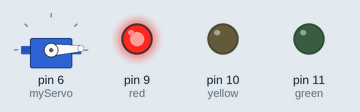
The sketch below on a simulated Arduino Uno, built with avr-gcc and run on an emulated ATmega328P. Parts: servo, output pins drawn as LEDs (lit = HIGH). What the sketch prints to the serial monitor is not drawn.

Above: at 0.05 s.
At 0.5 s:
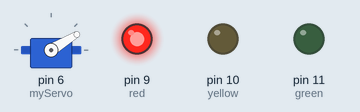
At 0.9 s:
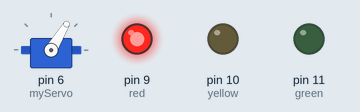
At 1.75 s:
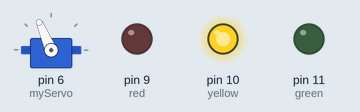
At 2.6 s:
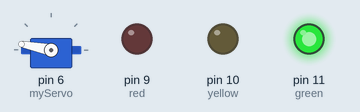
At 3.45 s:
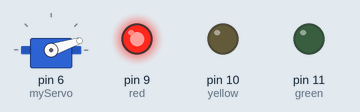
Timing chart, 0 to 8.1 s (numbered marks = the images above):
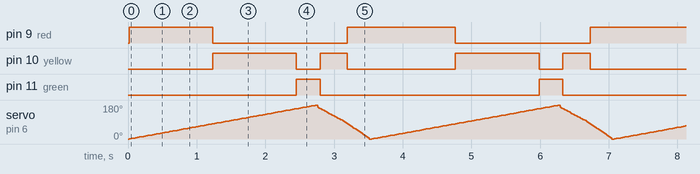

Measured:
- by itself, pin 9 (red): repeats every 3.5 s: LOW 2.0 s, HIGH 1.6 s
- by itself, pin 10 (yellow): repeats every 3.5 s: LOW 0.35 s, HIGH 0.40 s, LOW 1.6 s, HIGH 1.2 s
- by itself, pin 11 (green): alternates HIGH for 0.35 s and LOW for 3.2 s

The sketch:

Finished_Servo.ino
```cpp
#include <Servo.h>

Servo myServo;  // create servo object to control a servo

int pos = 0;    // variable to store the servo position
  int red= 9;
  int yellow= 10;
  int green =11;
  int brightness = 180;
void setup() {
  Serial.begin(9600);
  myServo.attach(6);  // attaches the servo on pin 9 to the servo object
  pinMode(red,OUTPUT);
  pinMode(yellow,OUTPUT);
    pinMode(green,OUTPUT);

}

void check()
{
  if (pos > 0 && pos < 80){
    digitalWrite(yellow,LOW);
      digitalWrite(green,LOW);
      digitalWrite(red,HIGH);

    }
    if(pos > 80 && pos < 160)
    {
    digitalWrite(yellow,HIGH);
      digitalWrite(green,LOW);
      digitalWrite(red,LOW);
    }

    if(pos > 160 && pos < 180)
    {
     digitalWrite(yellow,LOW);
      digitalWrite(green,HIGH);
      digitalWrite(red,LOW);
    }
}

void off()
{
    digitalWrite(yellow,LOW);
      digitalWrite(green,LOW);
      digitalWrite(red,LOW);
}

void loop() {

  for (pos = 0; pos <= 180; pos += 1) { // goes from 0 degrees to 180 degrees
    myServo.write(pos);
    check();
    Serial.println(pos);
    delay(15);                       // waits 15ms for the servo to reach the position
  }
  for (pos = 180; pos >= 0; pos -= 1) { // goes from 180 degrees to 0 degrees
    myServo.write(pos);
    check();
    Serial.println(pos);
  }

    delay(15);                       // waits 15ms for the servo to reach the position
  }
```
